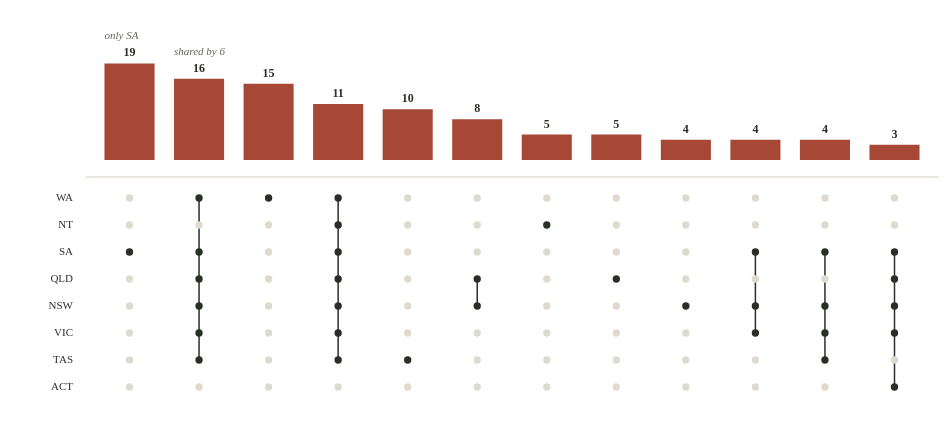

Write the Vega-Lite specification saved for this chart.
### Vega specification from a JSON file in a GitHub repository (floating-point values rounded to 4 significant figures)
{"$schema": "https://vega.github.io/schema/vega/v5.json", "width": 854, "height": 390, "padding": {"left": 45, "right": 10, "top": 20, "bottom": 18}, "background": "transparent", "autosize": {"type": "pad", "contains": "padding"}, "config": {"text": {"font": "Bricolage Grotesque", "fill": "#292e27"}, "axis": {"labelFont": "Bricolage Grotesque", "titleFont": "Bricolage Grotesque", "labelFontSize": 12, "titleFontSize": 12, "titleFontWeight": 500, "labelColor": "#60665c", "titleColor": "#292e27", "domain": false, "ticks": false, "gridColor": "#e0dccf", "gridOpacity": 0.75, "labelPadding": 8, "titlePadding": 14}, "legend": {"labelFont": "Bricolage Grotesque", "titleFont": "Bricolage Grotesque", "labelFontSize": 11, "titleFontSize": 11, "titleFontWeight": 500, "labelColor": "#60665c", "titleColor": "#292e27", "gradientThickness": 9, "gradientLength": 130, "padding": 8}}, "description": "An UpSet chart of the twelve most common exact state combinations among 150 extant threatened bird taxa listed by DCCEEW in the eight jurisdictions. A connected column is an exact combination of states, and the bar above counts listed taxa in it.", "signals": [{"name": "picked", "value": "", "on": [{"events": "@rowlabel:click", "update": "picked===datum.code?'':datum.code"}]}], "data": [{"name": "bars", "values": [{"id": 0, "combination": "SA", "count": 19, "states": ["SA"]}, {"id": 1, "combination": "WA + SA + QLD + NSW + VIC + TAS", "count": 16, "states": ["WA", "SA", "QLD", "NSW", "VIC", "TAS"]}, {"id": 2, "combination": "WA", "count": 15, "states": ["WA"]}, {"id": 3, "combination": "WA + NT + SA + QLD + NSW + VIC + TAS", "count": 11, "states": ["WA", "NT", "SA", "QLD", "NSW", "VIC", "TAS"]}, {"id": 4, "combination": "TAS", "count": 10, "states": ["TAS"]}, {"id": 5, "combination": "QLD + NSW", "count": 8, "states": ["QLD", "NSW"]}, {"id": 6, "combination": "NT", "count": 5, "states": ["NT"]}, {"id": 7, "combination": "QLD", "count": 5, "states": ["QLD"]}, {"id": 8, "combination": "NSW", "count": 4, "states": ["NSW"]}, {"id": 9, "combination": "SA + NSW + VIC", "count": 4, "states": ["SA", "NSW", "VIC"]}, {"id": 10, "combination": "SA + NSW + VIC + TAS", "count": 4, "states": ["SA", "NSW", "VIC", "TAS"]}, {"id": 11, "combination": "SA + QLD + NSW + VIC + ACT", "count": 3, "states": ["SA", "QLD", "NSW", "VIC", "ACT"]}]}, {"name": "matrix", "values": [{"id": 0, "combination": "SA", "count": 19, "states": ["SA"], "code": "WA", "row": 0, "active": false}, {"id": 0, "combination": "SA", "count": 19, "states": ["SA"], "code": "NT", "row": 1, "active": false}, {"id": 0, "combination": "SA", "count": 19, "states": ["SA"], "code": "SA", "row": 2, "active": true}, {"id": 0, "combination": "SA", "count": 19, "states": ["SA"], "code": "QLD", "row": 3, "active": false}, {"id": 0, "combination": "SA", "count": 19, "states": ["SA"], "code": "NSW", "row": 4, "active": false}, {"id": 0, "combination": "SA", "count": 19, "states": ["SA"], "code": "VIC", "row": 5, "active": false}, {"id": 0, "combination": "SA", "count": 19, "states": ["SA"], "code": "TAS", "row": 6, "active": false}, {"id": 0, "combination": "SA", "count": 19, "states": ["SA"], "code": "ACT", "row": 7, "active": false}, {"id": 1, "combination": "WA + SA + QLD + NSW + VIC + TAS", "count": 16, "states": ["WA", "SA", "QLD", "NSW", "VIC", "TAS"], "code": "WA", "row": 0, "active": true}, {"id": 1, "combination": "WA + SA + QLD + NSW + VIC + TAS", "count": 16, "states": ["WA", "SA", "QLD", "NSW", "VIC", "TAS"], "code": "NT", "row": 1, "active": false}, {"id": 1, "combination": "WA + SA + QLD + NSW + VIC + TAS", "count": 16, "states": ["WA", "SA", "QLD", "NSW", "VIC", "TAS"], "code": "SA", "row": 2, "active": true}, {"id": 1, "combination": "WA + SA + QLD + NSW + VIC + TAS", "count": 16, "states": ["WA", "SA", "QLD", "NSW", "VIC", "TAS"], "code": "QLD", "row": 3, "active": true}, {"id": 1, "combination": "WA + SA + QLD + NSW + VIC + TAS", "count": 16, "states": ["WA", "SA", "QLD", "NSW", "VIC", "TAS"], "code": "NSW", "row": 4, "active": true}, {"id": 1, "combination": "WA + SA + QLD + NSW + VIC + TAS", "count": 16, "states": ["WA", "SA", "QLD", "NSW", "VIC", "TAS"], "code": "VIC", "row": 5, "active": true}, {"id": 1, "combination": "WA + SA + QLD + NSW + VIC + TAS", "count": 16, "states": ["WA", "SA", "QLD", "NSW", "VIC", "TAS"], "code": "TAS", "row": 6, "active": true}, {"id": 1, "combination": "WA + SA + QLD + NSW + VIC + TAS", "count": 16, "states": ["WA", "SA", "QLD", "NSW", "VIC", "TAS"], "code": "ACT", "row": 7, "active": false}, {"id": 2, "combination": "WA", "count": 15, "states": ["WA"], "code": "WA", "row": 0, "active": true}, {"id": 2, "combination": "WA", "count": 15, "states": ["WA"], "code": "NT", "row": 1, "active": false}, {"id": 2, "combination": "WA", "count": 15, "states": ["WA"], "code": "SA", "row": 2, "active": false}, {"id": 2, "combination": "WA", "count": 15, "states": ["WA"], "code": "QLD", "row": 3, "active": false}, {"id": 2, "combination": "WA", "count": 15, "states": ["WA"], "code": "NSW", "row": 4, "active": false}, {"id": 2, "combination": "WA", "count": 15, "states": ["WA"], "code": "VIC", "row": 5, "active": false}, {"id": 2, "combination": "WA", "count": 15, "states": ["WA"], "code": "TAS", "row": 6, "active": false}, {"id": 2, "combination": "WA", "count": 15, "states": ["WA"], "code": "ACT", "row": 7, "active": false}, {"id": 3, "combination": "WA + NT + SA + QLD + NSW + VIC + TAS", "count": 11, "states": ["WA", "NT", "SA", "QLD", "NSW", "VIC", "TAS"], "code": "WA", "row": 0, "active": true}, {"id": 3, "combination": "WA + NT + SA + QLD + NSW + VIC + TAS", "count": 11, "states": ["WA", "NT", "SA", "QLD", "NSW", "VIC", "TAS"], "code": "NT", "row": 1, "active": true}, {"id": 3, "combination": "WA + NT + SA + QLD + NSW + VIC + TAS", "count": 11, "states": ["WA", "NT", "SA", "QLD", "NSW", "VIC", "TAS"], "code": "SA", "row": 2, "active": true}, {"id": 3, "combination": "WA + NT + SA + QLD + NSW + VIC + TAS", "count": 11, "states": ["WA", "NT", "SA", "QLD", "NSW", "VIC", "TAS"], "code": "QLD", "row": 3, "active": true}, {"id": 3, "combination": "WA + NT + SA + QLD + NSW + VIC + TAS", "count": 11, "states": ["WA", "NT", "SA", "QLD", "NSW", "VIC", "TAS"], "code": "NSW", "row": 4, "active": true}, {"id": 3, "combination": "WA + NT + SA + QLD + NSW + VIC + TAS", "count": 11, "states": ["WA", "NT", "SA", "QLD", "NSW", "VIC", "TAS"], "code": "VIC", "row": 5, "active": true}, {"id": 3, "combination": "WA + NT + SA + QLD + NSW + VIC + TAS", "count": 11, "states": ["WA", "NT", "SA", "QLD", "NSW", "VIC", "TAS"], "code": "TAS", "row": 6, "active": true}, {"id": 3, "combination": "WA + NT + SA + QLD + NSW + VIC + TAS", "count": 11, "states": ["WA", "NT", "SA", "QLD", "NSW", "VIC", "TAS"], "code": "ACT", "row": 7, "active": false}, {"id": 4, "combination": "TAS", "count": 10, "states": ["TAS"], "code": "WA", "row": 0, "active": false}, {"id": 4, "combination": "TAS", "count": 10, "states": ["TAS"], "code": "NT", "row": 1, "active": false}, {"id": 4, "combination": "TAS", "count": 10, "states": ["TAS"], "code": "SA", "row": 2, "active": false}, {"id": 4, "combination": "TAS", "count": 10, "states": ["TAS"], "code": "QLD", "row": 3, "active": false}, {"id": 4, "combination": "TAS", "count": 10, "states": ["TAS"], "code": "NSW", "row": 4, "active": false}, {"id": 4, "combination": "TAS", "count": 10, "states": ["TAS"], "code": "VIC", "row": 5, "active": false}, {"id": 4, "combination": "TAS", "count": 10, "states": ["TAS"], "code": "TAS", "row": 6, "active": true}, {"id": 4, "combination": "TAS", "count": 10, "states": ["TAS"], "code": "ACT", "row": 7, "active": false}, {"id": 5, "combination": "QLD + NSW", "count": 8, "states": ["QLD", "NSW"], "code": "WA", "row": 0, "active": false}, {"id": 5, "combination": "QLD + NSW", "count": 8, "states": ["QLD", "NSW"], "code": "NT", "row": 1, "active": false}, {"id": 5, "combination": "QLD + NSW", "count": 8, "states": ["QLD", "NSW"], "code": "SA", "row": 2, "active": false}, {"id": 5, "combination": "QLD + NSW", "count": 8, "states": ["QLD", "NSW"], "code": "QLD", "row": 3, "active": true}, {"id": 5, "combination": "QLD + NSW", "count": 8, "states": ["QLD", "NSW"], "code": "NSW", "row": 4, "active": true}, {"id": 5, "combination": "QLD + NSW", "count": 8, "states": ["QLD", "NSW"], "code": "VIC", "row": 5, "active": false}, {"id": 5, "combination": "QLD + NSW", "count": 8, "states": ["QLD", "NSW"], "code": "TAS", "row": 6, "active": false}, {"id": 5, "combination": "QLD + NSW", "count": 8, "states": ["QLD", "NSW"], "code": "ACT", "row": 7, "active": false}, {"id": 6, "combination": "NT", "count": 5, "states": ["NT"], "code": "WA", "row": 0, "active": false}, {"id": 6, "combination": "NT", "count": 5, "states": ["NT"], "code": "NT", "row": 1, "active": true}, {"id": 6, "combination": "NT", "count": 5, "states": ["NT"], "code": "SA", "row": 2, "active": false}, {"id": 6, "combination": "NT", "count": 5, "states": ["NT"], "code": "QLD", "row": 3, "active": false}, {"id": 6, "combination": "NT", "count": 5, "states": ["NT"], "code": "NSW", "row": 4, "active": false}, {"id": 6, "combination": "NT", "count": 5, "states": ["NT"], "code": "VIC", "row": 5, "active": false}, {"id": 6, "combination": "NT", "count": 5, "states": ["NT"], "code": "TAS", "row": 6, "active": false}, {"id": 6, "combination": "NT", "count": 5, "states": ["NT"], "code": "ACT", "row": 7, "active": false}, {"id": 7, "combination": "QLD", "count": 5, "states": ["QLD"], "code": "WA", "row": 0, "active": false}, {"id": 7, "combination": "QLD", "count": 5, "states": ["QLD"], "code": "NT", "row": 1, "active": false}, {"id": 7, "combination": "QLD", "count": 5, "states": ["QLD"], "code": "SA", "row": 2, "active": false}, {"id": 7, "combination": "QLD", "count": 5, "states": ["QLD"], "code": "QLD", "row": 3, "active": true}, {"id": 7, "combination": "QLD", "count": 5, "states": ["QLD"], "code": "NSW", "row": 4, "active": false}, {"id": 7, "combination": "QLD", "count": 5, "states": ["QLD"], "code": "VIC", "row": 5, "active": false}, {"id": 7, "combination": "QLD", "count": 5, "states": ["QLD"], "code": "TAS", "row": 6, "active": false}, {"id": 7, "combination": "QLD", "count": 5, "states": ["QLD"], "code": "ACT", "row": 7, "active": false}, {"id": 8, "combination": "NSW", "count": 4, "states": ["NSW"], "code": "WA", "row": 0, "active": false}, {"id": 8, "combination": "NSW", "count": 4, "states": ["NSW"], "code": "NT", "row": 1, "active": false}, {"id": 8, "combination": "NSW", "count": 4, "states": ["NSW"], "code": "SA", "row": 2, "active": false}, {"id": 8, "combination": "NSW", "count": 4, "states": ["NSW"], "code": "QLD", "row": 3, "active": false}, {"id": 8, "combination": "NSW", "count": 4, "states": ["NSW"], "code": "NSW", "row": 4, "active": true}, {"id": 8, "combination": "NSW", "count": 4, "states": ["NSW"], "code": "VIC", "row": 5, "active": false}, {"id": 8, "combination": "NSW", "count": 4, "states": ["NSW"], "code": "TAS", "row": 6, "active": false}, {"id": 8, "combination": "NSW", "count": 4, "states": ["NSW"], "code": "ACT", "row": 7, "active": false}, {"id": 9, "combination": "SA + NSW + VIC", "count": 4, "states": ["SA", "NSW", "VIC"], "code": "WA", "row": 0, "active": false}, {"id": 9, "combination": "SA + NSW + VIC", "count": 4, "states": ["SA", "NSW", "VIC"], "code": "NT", "row": 1, "active": false}, {"id": 9, "combination": "SA + NSW + VIC", "count": 4, "states": ["SA", "NSW", "VIC"], "code": "SA", "row": 2, "active": true}, {"id": 9, "combination": "SA + NSW + VIC", "count": 4, "states": ["SA", "NSW", "VIC"], "code": "QLD", "row": 3, "active": false}, {"id": 9, "combination": "SA + NSW + VIC", "count": 4, "states": ["SA", "NSW", "VIC"], "code": "NSW", "row": 4, "active": true}, {"id": 9, "combination": "SA + NSW + VIC", "count": 4, "states": ["SA", "NSW", "VIC"], "code": "VIC", "row": 5, "active": true}, {"id": 9, "combination": "SA + NSW + VIC", "count": 4, "states": ["SA", "NSW", "VIC"], "code": "TAS", "row": 6, "active": false}, {"id": 9, "combination": "SA + NSW + VIC", "count": 4, "states": ["SA", "NSW", "VIC"], "code": "ACT", "row": 7, "active": false}, {"id": 10, "combination": "SA + NSW + VIC + TAS", "count": 4, "states": ["SA", "NSW", "VIC", "TAS"], "code": "WA", "row": 0, "active": false}, {"id": 10, "combination": "SA + NSW + VIC + TAS", "count": 4, "states": ["SA", "NSW", "VIC", "TAS"], "code": "NT", "row": 1, "active": false}, {"id": 10, "combination": "SA + NSW + VIC + TAS", "count": 4, "states": ["SA", "NSW", "VIC", "TAS"], "code": "SA", "row": 2, "active": true}, {"id": 10, "combination": "SA + NSW + VIC + TAS", "count": 4, "states": ["SA", "NSW", "VIC", "TAS"], "code": "QLD", "row": 3, "active": false}, {"id": 10, "combination": "SA + NSW + VIC + TAS", "count": 4, "states": ["SA", "NSW", "VIC", "TAS"], "code": "NSW", "row": 4, "active": true}, {"id": 10, "combination": "SA + NSW + VIC + TAS", "count": 4, "states": ["SA", "NSW", "VIC", "TAS"], "code": "VIC", "row": 5, "active": true}, {"id": 10, "combination": "SA + NSW + VIC + TAS", "count": 4, "states": ["SA", "NSW", "VIC", "TAS"], "code": "TAS", "row": 6, "active": true}, {"id": 10, "combination": "SA + NSW + VIC + TAS", "count": 4, "states": ["SA", "NSW", "VIC", "TAS"], "code": "ACT", "row": 7, "active": false}, {"id": 11, "combination": "SA + QLD + NSW + VIC + ACT", "count": 3, "states": ["SA", "QLD", "NSW", "VIC", "ACT"], "code": "WA", "row": 0, "active": false}, {"id": 11, "combination": "SA + QLD + NSW + VIC + ACT", "count": 3, "states": ["SA", "QLD", "NSW", "VIC", "ACT"], "code": "NT", "row": 1, "active": false}, {"id": 11, "combination": "SA + QLD + NSW + VIC + ACT", "count": 3, "states": ["SA", "QLD", "NSW", "VIC", "ACT"], "code": "SA", "row": 2, "active": true}, {"id": 11, "combination": "SA + QLD + NSW + VIC + ACT", "count": 3, "states": ["SA", "QLD", "NSW", "VIC", "ACT"], "code": "QLD", "row": 3, "active": true}, {"id": 11, "combination": "SA + QLD + NSW + VIC + ACT", "count": 3, "states": ["SA", "QLD", "NSW", "VIC", "ACT"], "code": "NSW", "row": 4, "active": true}, {"id": 11, "combination": "SA + QLD + NSW + VIC + ACT", "count": 3, "states": ["SA", "QLD", "NSW", "VIC", "ACT"], "code": "VIC", "row": 5, "active": true}, {"id": 11, "combination": "SA + QLD + NSW + VIC + ACT", "count": 3, "states": ["SA", "QLD", "NSW", "VIC", "ACT"], "code": "TAS", "row": 6, "active": false}, {"id": 11, "combination": "SA + QLD + NSW + VIC + ACT", "count": 3, "states": ["SA", "QLD", "NSW", "VIC", "ACT"], "code": "ACT", "row": 7, "active": true}]}, {"name": "links", "values": [{"id": 0, "combination": "SA", "count": 19, "states": ["SA"], "min": 2, "max": 2}, {"id": 1, "combination": "WA + SA + QLD + NSW + VIC + TAS", "count": 16, "states": ["WA", "SA", "QLD", "NSW", "VIC", "TAS"], "min": 0, "max": 6}, {"id": 2, "combination": "WA", "count": 15, "states": ["WA"], "min": 0, "max": 0}, {"id": 3, "combination": "WA + NT + SA + QLD + NSW + VIC + TAS", "count": 11, "states": ["WA", "NT", "SA", "QLD", "NSW", "VIC", "TAS"], "min": 0, "max": 6}, {"id": 4, "combination": "TAS", "count": 10, "states": ["TAS"], "min": 6, "max": 6}, {"id": 5, "combination": "QLD + NSW", "count": 8, "states": ["QLD", "NSW"], "min": 3, "max": 4}, {"id": 6, "combination": "NT", "count": 5, "states": ["NT"], "min": 1, "max": 1}, {"id": 7, "combination": "QLD", "count": 5, "states": ["QLD"], "min": 3, "max": 3}, {"id": 8, "combination": "NSW", "count": 4, "states": ["NSW"], "min": 4, "max": 4}, {"id": 9, "combination": "SA + NSW + VIC", "count": 4, "states": ["SA", "NSW", "VIC"], "min": 2, "max": 5}, {"id": 10, "combination": "SA + NSW + VIC + TAS", "count": 4, "states": ["SA", "NSW", "VIC", "TAS"], "min": 2, "max": 6}, {"id": 11, "combination": "SA + QLD + NSW + VIC + ACT", "count": 3, "states": ["SA", "QLD", "NSW", "VIC", "ACT"], "min": 2, "max": 7}]}, {"name": "codes", "values": [{"code": "WA", "row": 0}, {"code": "NT", "row": 1}, {"code": "SA", "row": 2}, {"code": "QLD", "row": 3}, {"code": "NSW", "row": 4}, {"code": "VIC", "row": 5}, {"code": "TAS", "row": 6}, {"code": "ACT", "row": 7}]}], "scales": [{"name": "x", "type": "band", "domain": {"data": "bars", "field": "id"}, "range": "width", "padding": 0.28}, {"name": "y", "type": "linear", "domain": [0, 27.55], "range": [140, 0], "zero": true}], "marks": [{"type": "rect", "from": {"data": "codes"}, "encode": {"update": {"x": {"value": -40}, "x2": {"signal": "width"}, "y": {"signal": "178+datum.row*27-12"}, "height": {"value": 24}, "fill": {"value": "#efe3dc"}, "opacity": {"signal": "picked===datum.code?1:0"}}}}, {"type": "rect", "from": {"data": "bars"}, "encode": {"enter": {"x": {"scale": "x", "field": "id"}, "width": {"scale": "x", "band": 1}, "y": {"scale": "y", "field": "count"}, "y2": {"value": 140}, "tooltip": {"signal": "{'Exactly these states':datum.combination,'Listed bird taxa':datum.count}"}}, "update": {"fill": {"signal": "picked==='' || indexof(datum.states,picked)>=0?'#a74735':'#e6d8d2'"}}}}, {"type": "text", "from": {"data": "bars"}, "encode": {"enter": {"x": {"scale": "x", "field": "id", "band": 0.5}, "y": {"scale": "y", "field": "count", "offset": -7}, "text": {"field": "count"}, "align": {"value": "center"}, "fontSize": {"value": 12}, "fontWeight": {"value": 600}}, "update": {"fill": {"signal": "picked==='' || indexof(datum.states,picked)>=0?'#292e27':'#60665c'"}}}}, {"type": "text", "from": {"data": "bars"}, "encode": {"enter": {"x": {"scale": "x", "field": "id", "band": 0}, "y": {"scale": "y", "field": "count", "offset": -24}, "align": {"value": "left"}, "fontSize": {"value": 11}, "fontStyle": {"value": "italic"}, "fill": {"value": "#60665c"}, "text": {"signal": "datum.states.length===1&&datum.id===0?'only '+datum.states[0]:datum.id===1?'shared by '+datum.states.length:''"}}}}, {"type": "rule", "encode": {"enter": {"x": {"value": 0}, "x2": {"signal": "width"}, "y": {"value": 157}, "stroke": {"value": "#d5d0c1"}}}}, {"type": "rule", "from": {"data": "links"}, "encode": {"enter": {"x": {"scale": "x", "field": "id", "band": 0.5}, "y": {"signal": "178+datum.min*27"}, "y2": {"signal": "178+datum.max*27"}, "strokeWidth": {"value": 1.5}}, "update": {"stroke": {"signal": "picked==='' || indexof(datum.states,picked)>=0?'#292e27':'#cfcabc'"}}}}, {"type": "symbol", "from": {"data": "matrix"}, "encode": {"enter": {"x": {"scale": "x", "field": "id", "band": 0.5}, "y": {"signal": "178+datum.row*27"}, "size": {"value": 54}, "tooltip": {"signal": "{'Exactly these states':datum.combination,'Listed bird taxa':datum.count,'State':datum.code,'Included':datum.active?'Yes':'No'}"}}, "update": {"fill": {"signal": "!datum.active?'#dedace':picked==='' || indexof(datum.states,picked)>=0?'#292e27':'#cfcabc'"}}}}, {"type": "text", "name": "rowlabel", "from": {"data": "codes"}, "encode": {"enter": {"x": {"value": -12}, "y": {"signal": "178+datum.row*27"}, "text": {"field": "code"}, "align": {"value": "right"}, "baseline": {"value": "middle"}, "cursor": {"value": "pointer"}}, "update": {"fontSize": {"signal": "picked===datum.code?13:11"}, "fontWeight": {"signal": "picked===datum.code?700:400"}, "fill": {"signal": "picked===datum.code?'#a74735':'#292e27'"}}}}]}
